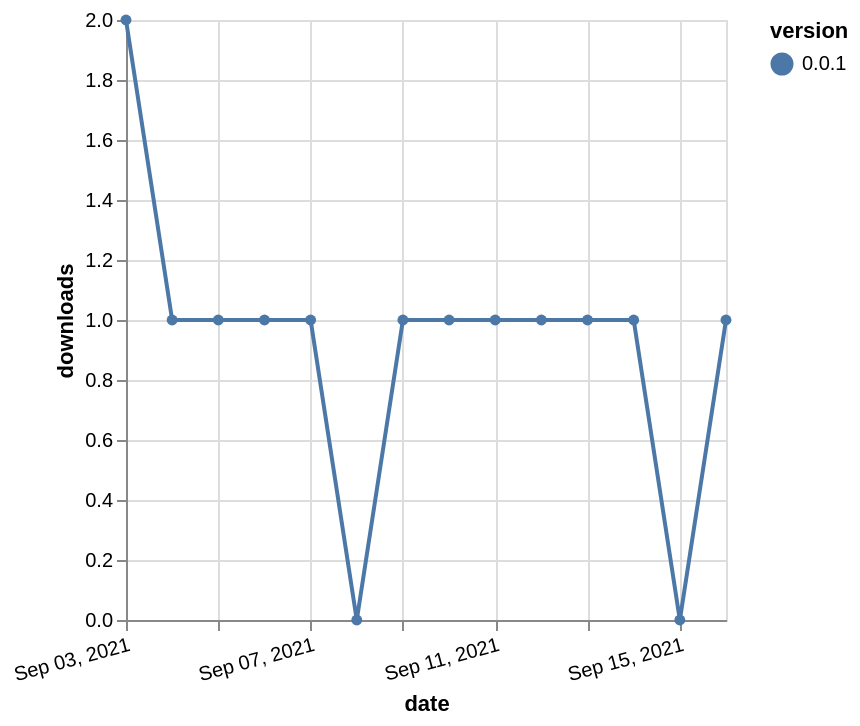

Vega-Lite specification for this chart:
### Vega-Lite specification from a JSON file in a GitHub repository (floating-point values rounded to 4 significant figures)
{"$schema": "https://vega.github.io/schema/vega-lite/v5.json", "description": "A simple bar chart with embedded data.", "data": {"values": [{"date": "2021-09-03", "total": 60, "delta": 2, "version": "0.0.1"}, {"date": "2021-09-04", "total": 61, "delta": 1, "version": "0.0.1"}, {"date": "2021-09-05", "total": 62, "delta": 1, "version": "0.0.1"}, {"date": "2021-09-06", "total": 63, "delta": 1, "version": "0.0.1"}, {"date": "2021-09-07", "total": 64, "delta": 1, "version": "0.0.1"}, {"date": "2021-09-08", "total": 64, "delta": 0, "version": "0.0.1"}, {"date": "2021-09-09", "total": 65, "delta": 1, "version": "0.0.1"}, {"date": "2021-09-10", "total": 66, "delta": 1, "version": "0.0.1"}, {"date": "2021-09-11", "total": 67, "delta": 1, "version": "0.0.1"}, {"date": "2021-09-12", "total": 68, "delta": 1, "version": "0.0.1"}, {"date": "2021-09-13", "total": 69, "delta": 1, "version": "0.0.1"}, {"date": "2021-09-14", "total": 70, "delta": 1, "version": "0.0.1"}, {"date": "2021-09-15", "total": 70, "delta": 0, "version": "0.0.1"}, {"date": "2021-09-16", "total": 71, "delta": 1, "version": "0.0.1"}]}, "width": "container", "mark": {"type": "line", "point": {"filled": true}}, "encoding": {"x": {"field": "date", "type": "temporal", "timeUnit": "yearmonthdate", "title": "date", "axis": {"labelAngle": -15}}, "y": {"field": "delta", "type": "quantitative", "title": "downloads"}, "color": {"field": "version", "type": "nominal"}, "tooltip": {"field": "delta"}}}
